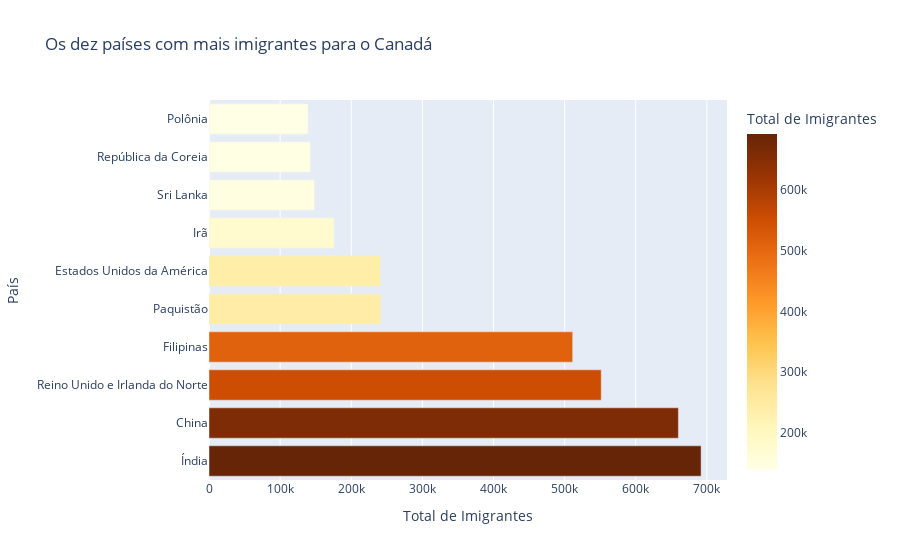

Here is the notebook cell this chart was saved with:
### Markdown cell above
# 5. Criar um Gráfico Interativo: Visualização interativa com Plotly 📔

### Code cell
# prompt: Gere gráfico interativo com plotly (Gerado por IA)

fig = px.bar(
    top_10,
    y=top_10.index,
    x='Total',
    orientation='h',
    title='Os dez países com mais imigrantes para o Canadá',
    labels={'Total':'Total de Imigrantes'},
    color='Total',
    color_continuous_scale=px.colors.sequential.YlOrBr
)
fig.show()

### Figure 1 — Plotly figure (JSON) as saved in the notebook; plotly's stock layout.template omitted (floating-point values rounded to 4 significant figures)
{"data": [{"alignmentgroup": "True", "hovertemplate": "Total de Imigrantes=%{marker.color}<br>País=%{y}<extra></extra>", "legendgroup": "", "marker": {"color": [691904, 659962, 551500, 511391, 241600, 241122, 175923, 148358, 142581, 139241], "coloraxis": "coloraxis", "pattern": {"shape": ""}}, "name": "", "offsetgroup": "", "orientation": "h", "showlegend": false, "textposition": "auto", "type": "bar", "x": [691904, 659962, 551500, 511391, 241600, 241122, 175923, 148358, 142581, 139241], "xaxis": "x", "y": ["Índia", "China", "Reino Unido e Irlanda do Norte", "Filipinas", "Paquistão", "Estados Unidos da América", "Irã", "Sri Lanka", "República da Coreia", "Polônia"], "yaxis": "y"}], "layout": {"barmode": "relative", "coloraxis": {"colorbar": {"title": {"text": "Total de Imigrantes"}}, "colorscale": [[0, "rgb(255,255,229)"], [0.125, "rgb(255,247,188)"], [0.25, "rgb(254,227,145)"], [0.375, "rgb(254,196,79)"], [0.5, "rgb(254,153,41)"], [0.625, "rgb(236,112,20)"], [0.75, "rgb(204,76,2)"], [0.875, "rgb(153,52,4)"], [1, "rgb(102,37,6)"]]}, "legend": {"tracegroupgap": 0}, "title": {"text": "Os dez países com mais imigrantes para o Canadá"}, "xaxis": {"anchor": "y", "domain": [0, 1], "title": {"text": "Total de Imigrantes"}}, "yaxis": {"anchor": "x", "domain": [0, 1], "title": {"text": "País"}}}}
